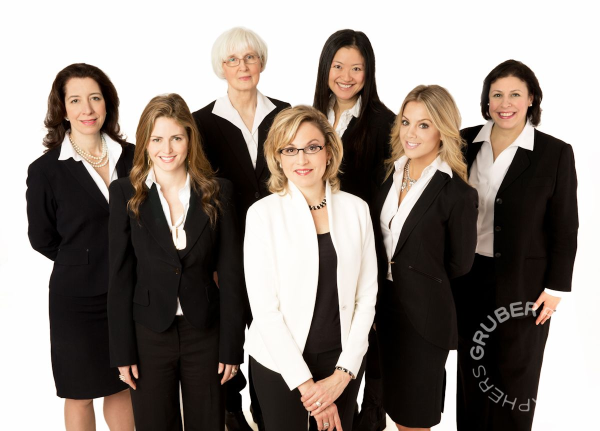
#> input picture 6.jpg, 1200 x 862 px (shown at 1/2 size)
$ python 'code for recognisation.py'
#> lines starting #> are read from the running program, lines starting #| are printed output that depends on the picture; after the words box and inside, x2 and y2 are one past the last pixel; in counts of white or black regions, pixels touching at a corner belong together
import cv2

#Loading The Cascade File
face_cascade = cv2.CascadeClassifier('haarcascade_frontalface_default.xml')

#Reading the Input Image
image= cv2.imread('6.jpg')
#> image is the input picture: shape (862, 1200, 3); mean B, G, R 126.4, 132.6, 141.5
# image= cv2.imread('2.png')

#Resizing the Image
img = cv2.resize(image,None,fx=0.5,fy=0.5)
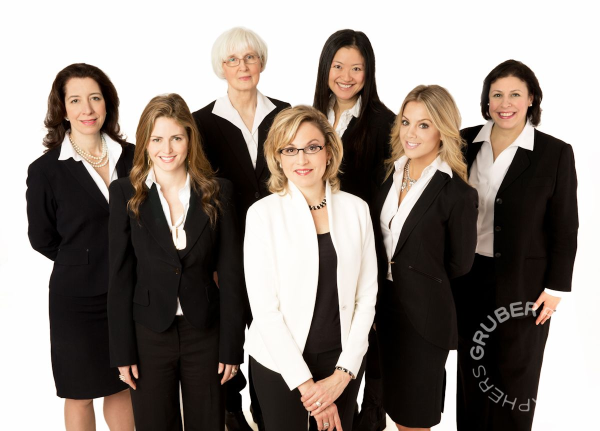
#> img: shape (431, 600, 3); mean B, G, R 126.5, 132.7, 141.6

#Converting the image into grayscale image
imgGray = cv2.cvtColor(img, cv2.COLOR_BGR2GRAY)
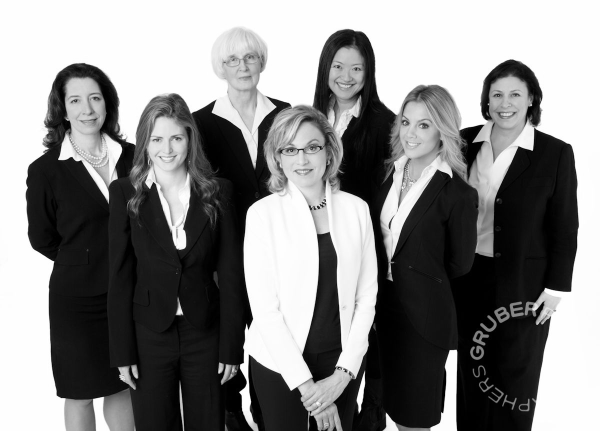
#> imgGray: shape (431, 600); min 0, max 255, mean 134.6

#Detecting The Faces
faces = face_cascade.detectMultiScale(imgGray, 1.2, 5)
#> faces = [[482, 77, 50, 50], [140, 119, 53, 53], [217, 40, 50, 50], [320, 47, 52, 52], [58, 79, 54, 54], [390, 108, 48, 48], [268, 123, 68, 68]]

#Pointing The Faces
for (x,y,w,h) in faces:
	cv2.rectangle(img, (x,y), (x+w, y+h), (255,0,0),2)
#> this loop made 7 passes
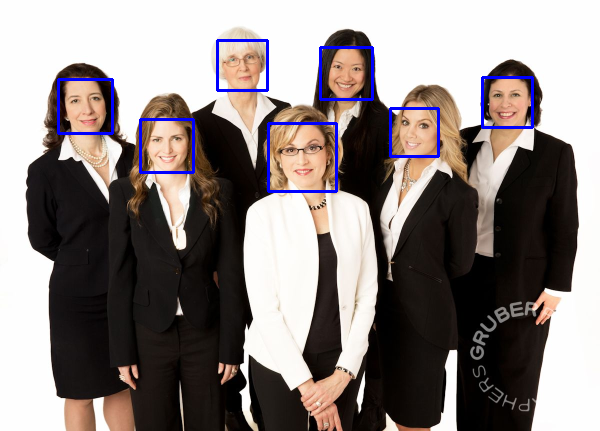
#> img: shape (431, 600, 3); 1.73% of pixels changed, all inside (x1, y1, x2, y2) = (57, 39, 534, 193)

#Displaying The Output Image
cv2.imshow('img', img)
cv2.waitKey()

$ run again, with 2.png saved as 6.jpg
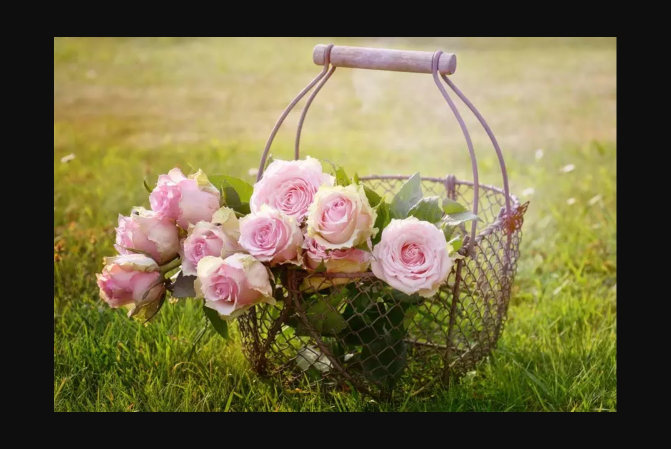
#> input picture 2.png, 1341 x 898 px (shown at 1/2 size)
#> image is the input picture: shape (898, 1341, 3); mean B, G, R 67.9, 103.8, 112.1
#> `img = cv2.resize(image,None,fx=0.5,fy=0.5)`:
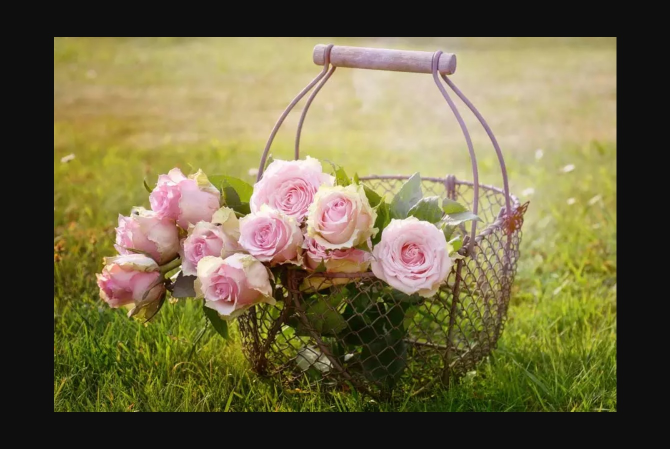
#> img: shape (449, 670, 3); mean B, G, R 68.1, 104, 112.2
#> `imgGray = cv2.cvtColor(img, cv2.COLOR_BGR2GRAY)`:
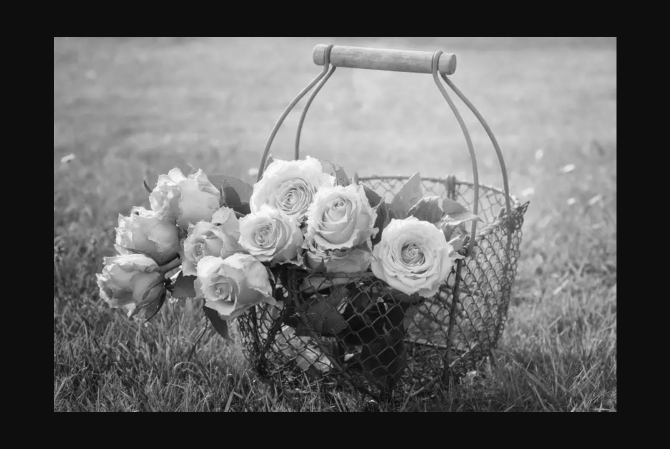
#> imgGray: shape (449, 670); min 9, max 252, mean 102.4
#> faces = ()

$ run again, with 1.jpg copied over 6.jpg
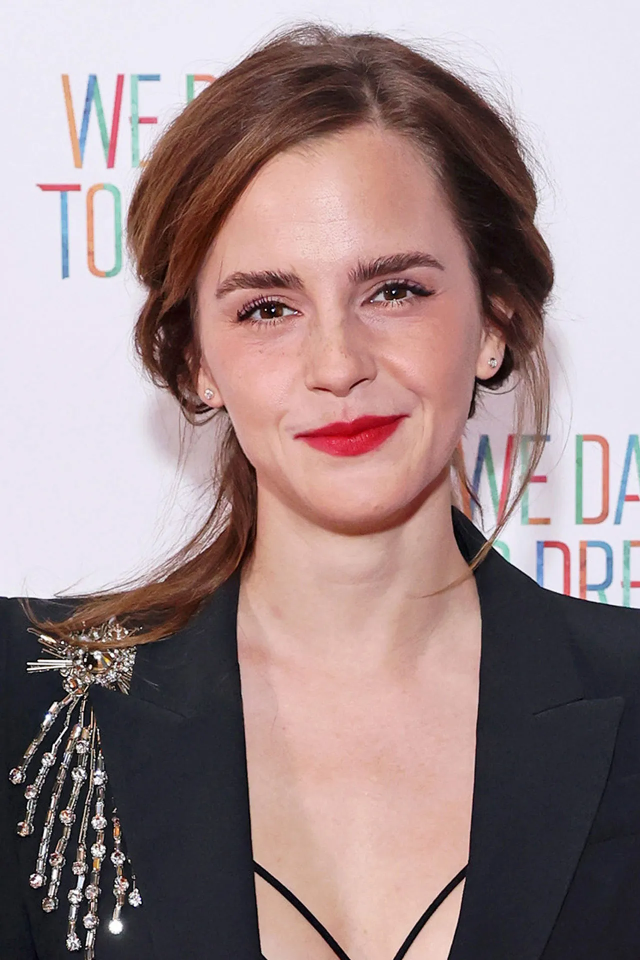
#> input picture 1.jpg, 1280 x 1920 px (shown at 1/2 size)
#> image is the input picture: shape (1920, 1280, 3); mean B, G, R 138.4, 137.4, 158
#> `imgGray = cv2.cvtColor(img, cv2.COLOR_BGR2GRAY)`:
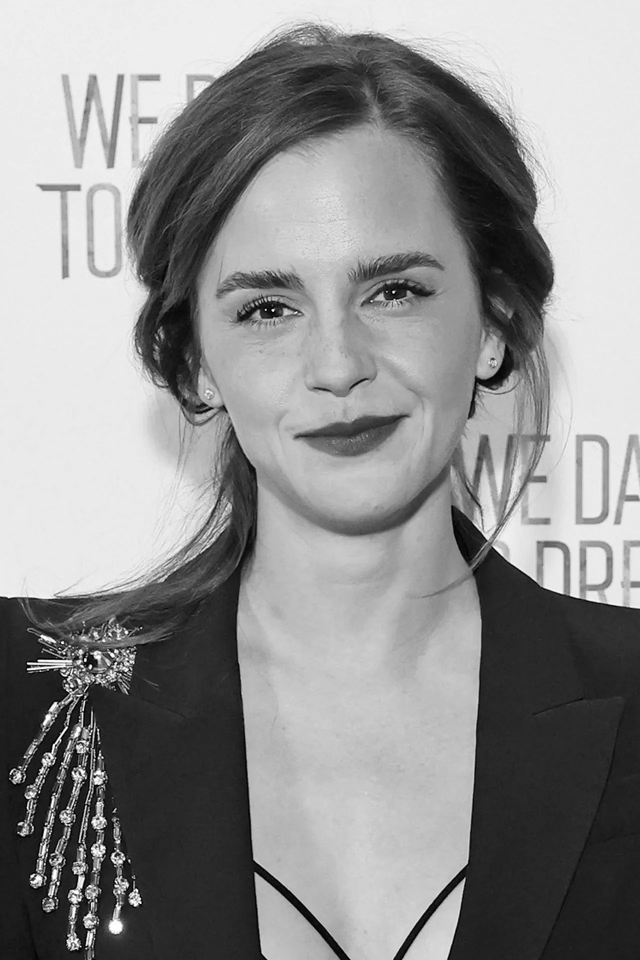
#> imgGray: shape (960, 640); min 0, max 255, mean 143.8
#> faces = [[149, 151, 385, 385]]
#> the loop `for (x,y,w,h) in faces:` made 1 pass
#> after the loop `for (x,y,w,h) in faces:`:
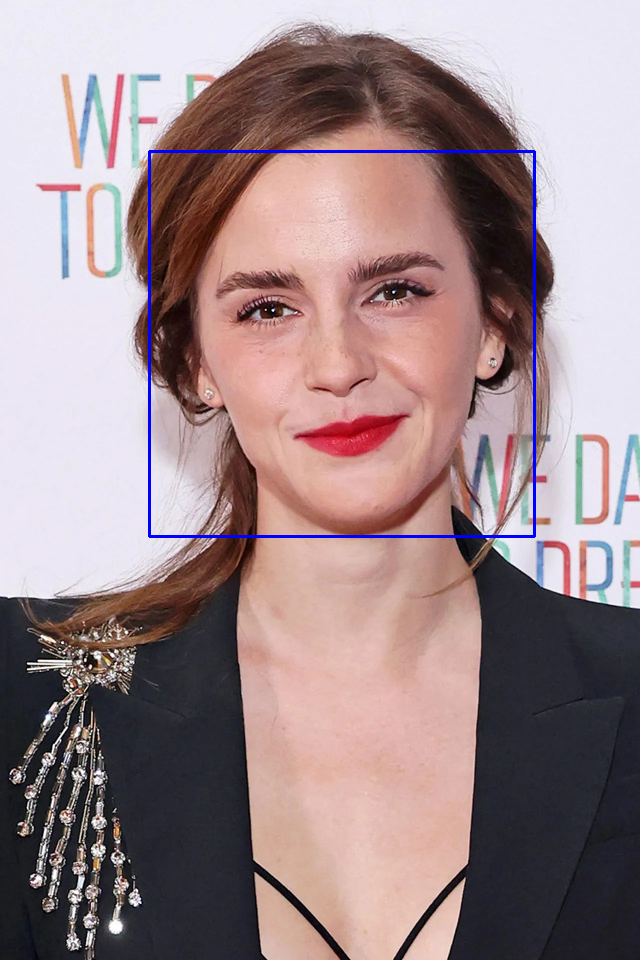
#> img: shape (960, 640, 3); mean B, G, R 139.5, 136.5, 157

$ run again, with 2.jpg copied over 6.jpg
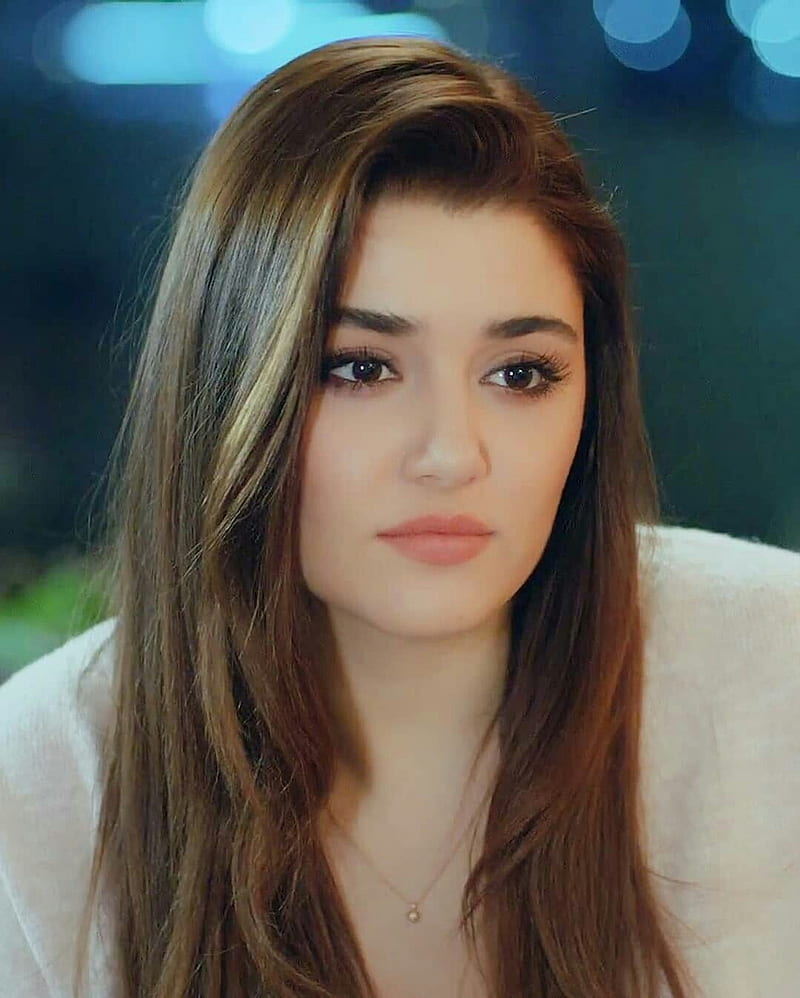
#> input picture 2.jpg, 800 x 998 px
#> image is the input picture: shape (998, 800, 3); mean B, G, R 88, 95, 95.9
#> `imgGray = cv2.cvtColor(img, cv2.COLOR_BGR2GRAY)`:
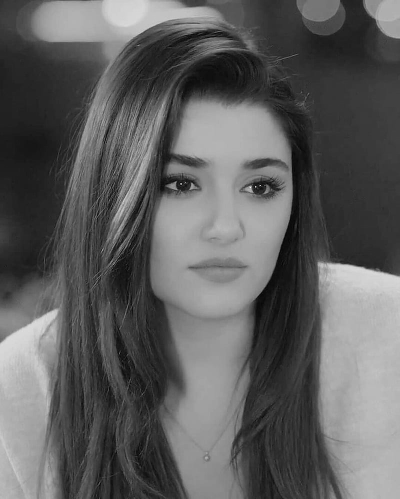
#> imgGray: shape (499, 400); min 4, max 246, mean 94.6
#> faces = [[120, 109, 201, 201]]
#> the loop `for (x,y,w,h) in faces:` made 1 pass
#> after the loop `for (x,y,w,h) in faces:`:
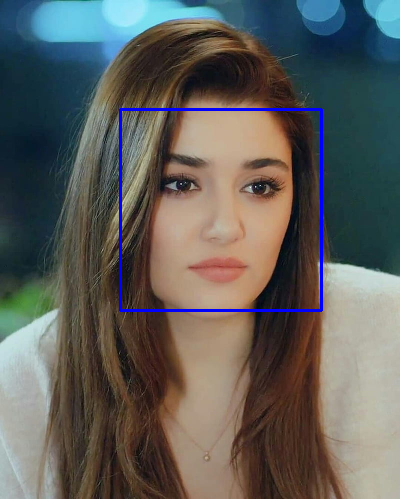
#> img: shape (499, 400, 3); mean B, G, R 90.3, 94.1, 94.8
